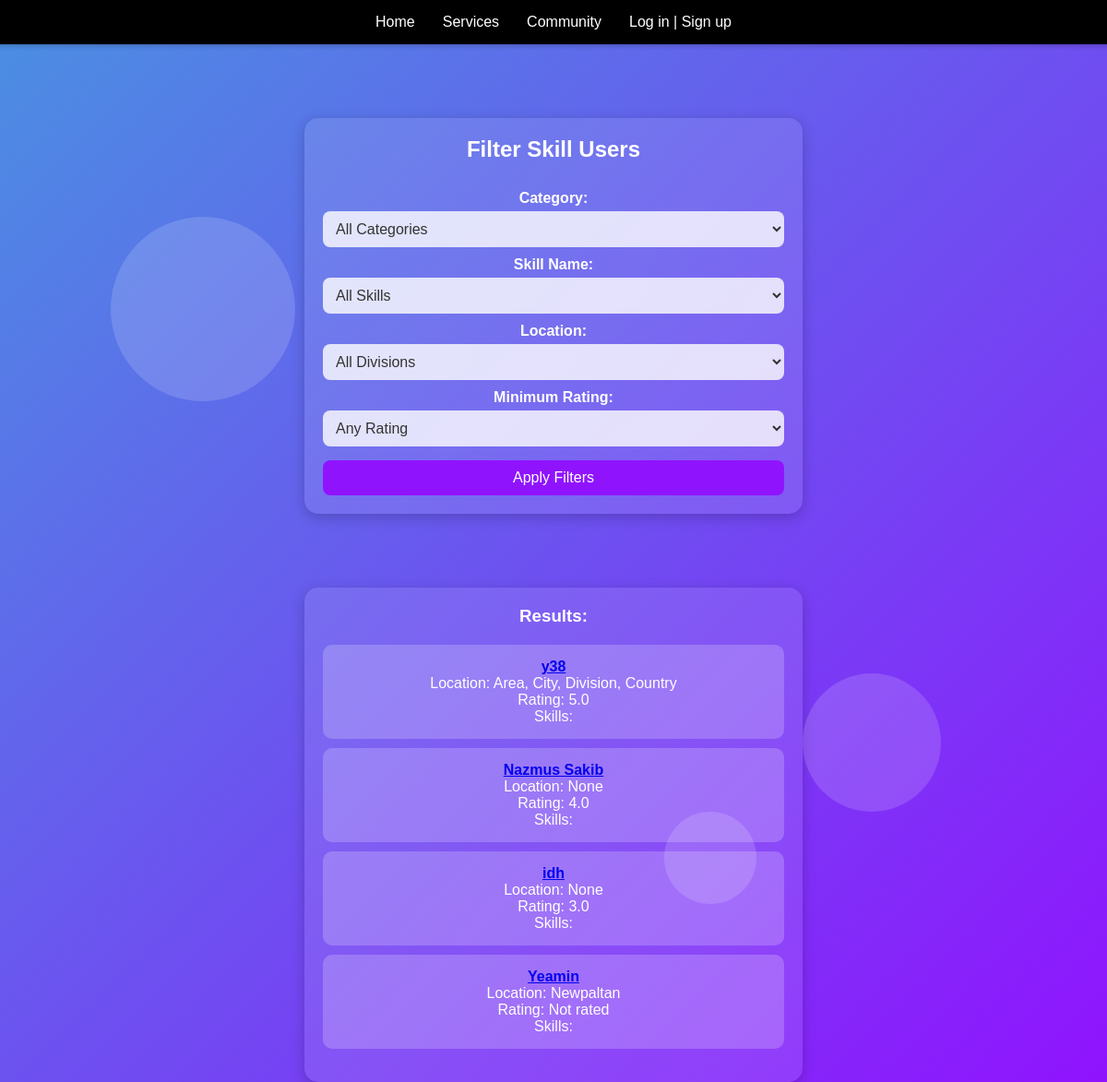
The app's page /filter-skills/ with its own data.
### Users/models.py (models this page shows, shortened)
class profile(models.Model):
    user = models.OneToOneField(User, null=True, on_delete=models.CASCADE)
    name = models.CharField(max_length=100, null=True, blank=True)
    bio = models.TextField(null=True, blank=True)
    image = models.ImageField(upload_to='images/profile_images/', default='images/profile_images/default.jpg', null=True, blank=True)
    birthday = models.DateField(null=True, blank=True)
    gender = models.CharField(max_length=10, choices=[('Male', 'Male'), ('Female', 'Female'), ('Other', 'Other')], null=True, blank=True)
    location = models.CharField(max_length=255, null=True, blank=True)
    phone=models.CharField(default="Enter number",max_length=11,null=True, blank=True)
    status=models.CharField(default='Non-professional', max_length=100)

class PublicProfile(models.Model):
    user = models.OneToOneField(User, on_delete=models.CASCADE, related_name="public_profile")
    rating = models.FloatField(default=0.0)
    followers = models.ManyToManyField(User, related_name="follows", blank=True)
    following = models.ManyToManyField(User, related_name="following_profiles", blank=True)

### Users/views.py (the view)
# urls.py: path('filter-skills/', views.filter_skills, name='filter_skills'),
def filter_skills(request):
    categories = Skill.objects.values_list('category', flat=True).distinct()
    skill_names = Skill.objects.values_list('name', flat=True).distinct()
    divisions = [
        'Dhaka', 'Chattogram', 'Khulna', 'Rajshahi', 'Barishal', 'Sylhet', 'Rangpur', 'Mymensingh'
    ]
    selected_category = request.GET.get('category')
    selected_skill_name = request.GET.get('skill_name')
    selected_location = request.GET.get('location')
    selected_rating = request.GET.get('rating')
    skill_users = profile.objects.filter(
        status='Professional',
        user__public_profile__isnull=False
    )
    if selected_category:
        skill_users = skill_users.filter(user__skills__category=selected_category)
    if selected_skill_name:
        skill_users = skill_users.filter(user__skills__name=selected_skill_name)
    if selected_location:
        skill_users = skill_users.filter(location=selected_location)
    if selected_rating:
        skill_users = skill_users.filter(user__public_profile__rating__gte=int(selected_rating))
    skill_users = skill_users.distinct()
    context = {
        'categories': categories,
        'skill_names': skill_names,
        'divisions': divisions,
        'skill_users': skill_users,
        'selected_category': selected_category,
        'selected_skill_name': selected_skill_name,
        'selected_location': selected_location,
        'selected_rating': selected_rating,
    }
    return render(request, 'filter_skills.html', context)

### templates/filter_skills.html (shortened to what this page needs)
<!DOCTYPE html>
<html lang="en">
<head>
</head>
<body>
    <div class="floating-shape shape1"></div>
    <div class="floating-shape shape2"></div>
    <div class="floating-shape shape3"></div>
    <nav>
        <ul>
            <li><a href="#">Home</a></li>
            <li><a href="{% url 'services_page' %}">Services</a></li>
            <li><a href="{% url 'community' %}">Community</a></li>
            <li>
                {% if user.is_authenticated %}
                    <a href="{% url 'profile' %}">Account</a>
                    <a href="{% url 'public_profile' username=user.username %}">Profile Card</a>
                    <a href="{% url 'logout' %}">Logout</a>
                {% else %}
                    <a href="{% url 'login' %}">Log in | Sign up</a>
                {% endif %}
            </li>
        </ul>
    </nav>
    <div class="filter-card">
        <h2>Filter Skill Users</h2>
        <form method="GET" action="{% url 'filter_skills' %}">
            <label for="category">Category:</label>
            <select name="category" id="category">
                <option value="">All Categories</option>
            </select>
            <label for="skill_name">Skill Name:</label>
            <select name="skill_name" id="skill_name">
                <option value="">All Skills</option>
            </select>
            <label for="location">Location:</label>
            <select name="location" id="location">
                <option value="">All Divisions</option>
            </select>
            <label for="rating">Minimum Rating:</label>
            <select name="rating" id="rating">
                <option value="">Any Rating</option>
            </select>
            <button type="submit">Apply Filters</button>
        </form>
    </div>
    <div class="filter-card">
        <h3>Results:</h3>
        <ul class="results-list">
            {% for user_profile in skill_users %}
                <li>
                    <a href="{% url 'public_profile' username=user_profile.user.username %}">
                        <strong>{{ user_profile.user.username }}</strong>
                    </a><br>
                    Location: {{ user_profile.location }}<br>
                    Rating: {{ user_profile.user.public_profile.rating|default:"Not rated" }}<br>
                    Skills:
                </li>
            {% empty %}
                <li>No skill users found with the selected criteria.</li>
            {% endfor %}
        </ul>
    </div>
</body>
</html>

### templates/filter_skills.html (style rules this page uses)
body { margin: 0; padding: 0; font-family: Arial, sans-serif; display: flex; flex-direction: column; align-items: center; min-height: 100vh; background: linear-gradient(135deg, #4a90e2, #9013fe); overflow: hidden; }
.floating-shape { position: absolute; border-radius: 50%; opacity: 0.15; animation: float 8s infinite ease-in-out; }
.shape1 { width: 200px; height: 200px; background: #ffffff; top: 20%; left: 10%; }
.shape2 { width: 150px; height: 150px; background: #ffffff; bottom: 25%; right: 15%; }
.shape3 { width: 100px; height: 100px; background: #ffffff; top: 75%; left: 60%; }
nav { background-color: #000000; padding: 15px 30px; box-shadow: 0px 2px 5px rgba(0, 0, 0, 0.2); display: flex; justify-content: center; position: sticky; top: 0; z-index: 10; width:100%; }
nav ul { list-style: none; display: flex; margin: 0; padding: 0; }
nav ul li a { text-decoration: none; color: #ffffff; padding: 10px 15px; font-size: 16px; font-weight: 500; position: relative; transition: color 0.3s; }
nav ul li a::after { content: ''; position: absolute; left: 0; bottom: 0; width: 0; height: 2px; background-color: #f4a261; transition: width 0.3s; }
.filter-card { background: rgba(255, 255, 255, 0.1); border-radius: 15px; padding: 20px; width: 90%; max-width: 500px; text-align: center; color: white; margin-top: 80px; box-shadow: 0 4px 15px rgba(0, 0, 0, 0.2); }
.filter-card h2, .filter-card h3 { margin-top: 0; }
form { display: flex; flex-direction: column; }
form label { margin-top: 10px; font-weight: bold; }
form select, form button { padding: 10px; margin-top: 5px; border-radius: 8px; border: none; font-size: 16px; }
form select { background: rgba(255, 255, 255, 0.8); color: #333; }
form button { background: #9013fe; color: white; cursor: pointer; transition: background 0.3s; margin-top: 15px; }
.results-list { list-style-type: none; padding: 0; margin-top: 20px; }
.results-list li { background: rgba(255, 255, 255, 0.2); padding: 15px; margin-top: 10px; border-radius: 10px; color: white; }

### records on screen
profile: user.username "y38", location "Area, City, Division, Country", user.public_profile.rating "5.0"
profile: user.username "Nazmus Sakib", location "None", user.public_profile.rating "4.0"
profile: user.username "idh", location "None", user.public_profile.rating "3.0"
profile: user.username "Yeamin", location "Newpaltan", user.public_profile.rating "Not rated"
